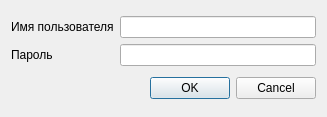
<ui version="4.0" >
 <class>CLoginDialog</class>
 <widget class="QDialog" name="CLoginDialog" >
  <property name="geometry" >
   <rect>
    <x>0</x>
    <y>0</y>
    <width>327</width>
    <height>117</height>
   </rect>
  </property>
  <property name="windowTitle" >
   <string>Авторизация</string>
  </property>
  <layout class="QGridLayout" >
   <item row="0" column="0" >
    <layout class="QGridLayout" >
     <item row="0" column="0" >
      <widget class="QLabel" name="label" >
       <property name="text" >
        <string>Имя пользователя</string>
       </property>
      </widget>
     </item>
     <item row="0" column="1" >
      <widget class="QLineEdit" name="lineEdit" />
     </item>
     <item row="1" column="0" >
      <widget class="QLabel" name="label_2" >
       <property name="text" >
        <string>Пароль</string>
       </property>
      </widget>
     </item>
     <item row="1" column="1" >
      <widget class="QLineEdit" name="lineEdit_2" >
       <property name="echoMode" >
        <enum>QLineEdit::Password</enum>
       </property>
      </widget>
     </item>
    </layout>
   </item>
   <item row="1" column="0" >
    <widget class="QDialogButtonBox" name="buttonBox" >
     <property name="orientation" >
      <enum>Qt::Horizontal</enum>
     </property>
     <property name="standardButtons" >
      <set>QDialogButtonBox::Cancel|QDialogButtonBox::NoButton|QDialogButtonBox::Ok</set>
     </property>
    </widget>
   </item>
  </layout>
 </widget>
 <resources/>
 <connections>
  <connection>
   <sender>buttonBox</sender>
   <signal>accepted()</signal>
   <receiver>CLoginDialog</receiver>
   <slot>accept()</slot>
   <hints>
    <hint type="sourcelabel" >
     <x>248</x>
     <y>254</y>
    </hint>
    <hint type="destinationlabel" >
     <x>157</x>
     <y>274</y>
    </hint>
   </hints>
  </connection>
  <connection>
   <sender>buttonBox</sender>
   <signal>rejected()</signal>
   <receiver>CLoginDialog</receiver>
   <slot>reject()</slot>
   <hints>
    <hint type="sourcelabel" >
     <x>316</x>
     <y>260</y>
    </hint>
    <hint type="destinationlabel" >
     <x>286</x>
     <y>274</y>
    </hint>
   </hints>
  </connection>
 </connections>
</ui>
